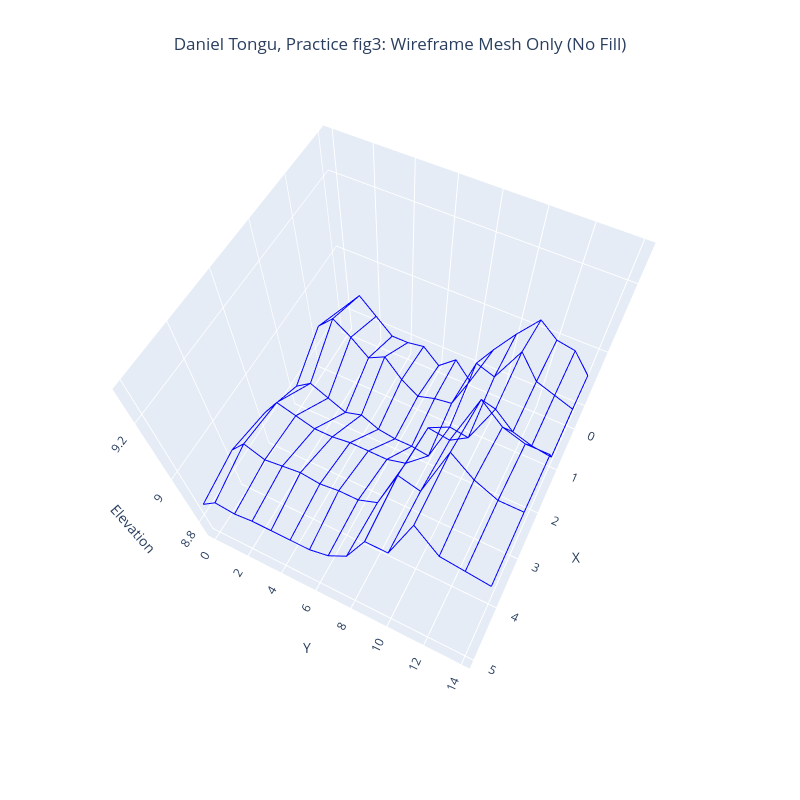

Write notebook code for a chart like this one.
### Code cell
# Create a 3D surface plot using Plotly
fig3 = go.Figure()

# Horizontal (rows)
for i in range(rows):
    fig3.add_trace(go.Scatter3d(
        x=X[i], 
        y=Y[i], 
        z=z1[i],
        mode='lines',
        line=dict(color='blue'),
        showlegend=False
    ))

# Vertical (columns)
for j in range(cols):
    fig3.add_trace(go.Scatter3d(
        x=X[:, j], 
        y=Y[:, j], 
        z=z1[:, j],
        mode='lines',
        line=dict(color='blue'),
        showlegend=False
    ))

    
apply_common_layout(fig3, "Daniel Tongu, Practice fig3: Wireframe Mesh Only (No Fill)")

fig3.show()

### Figure 1 — Plotly figure (JSON) as saved in the notebook; plotly's stock layout.template omitted (floating-point values rounded to 4 significant figures)
{"data": [{"line": {"color": "blue"}, "mode": "lines", "showlegend": false, "type": "scatter3d", "x": [0, 1, 2, 3, 4, 5], "y": [0, 0, 0, 0, 0, 0], "z": [8.83, 8.89, 8.81, 8.87, 8.9, 8.87]}, {"line": {"color": "blue"}, "mode": "lines", "showlegend": false, "type": "scatter3d", "x": [0, 1, 2, 3, 4, 5], "y": [1, 1, 1, 1, 1, 1], "z": [8.89, 8.94, 8.85, 8.94, 8.96, 8.92]}, {"line": {"color": "blue"}, "mode": "lines", "showlegend": false, "type": "scatter3d", "x": [0, 1, 2, 3, 4, 5], "y": [2, 2, 2, 2, 2, 2], "z": [8.84, 8.9, 8.82, 8.92, 8.93, 8.91]}, {"line": {"color": "blue"}, "mode": "lines", "showlegend": false, "type": "scatter3d", "x": [0, 1, 2, 3, 4, 5], "y": [3, 3, 3, 3, 3, 3], "z": [8.79, 8.85, 8.79, 8.9, 8.94, 8.92]}, {"line": {"color": "blue"}, "mode": "lines", "showlegend": false, "type": "scatter3d", "x": [0, 1, 2, 3, 4, 5], "y": [4, 4, 4, 4, 4, 4], "z": [8.79, 8.88, 8.81, 8.9, 8.95, 8.92]}, {"line": {"color": "blue"}, "mode": "lines", "showlegend": false, "type": "scatter3d", "x": [0, 1, 2, 3, 4, 5], "y": [5, 5, 5, 5, 5, 5], "z": [8.8, 8.82, 8.78, 8.91, 8.94, 8.92]}, {"line": {"color": "blue"}, "mode": "lines", "showlegend": false, "type": "scatter3d", "x": [0, 1, 2, 3, 4, 5], "y": [6, 6, 6, 6, 6, 6], "z": [8.75, 8.78, 8.77, 8.91, 8.95, 8.92]}, {"line": {"color": "blue"}, "mode": "lines", "showlegend": false, "type": "scatter3d", "x": [0, 1, 2, 3, 4, 5], "y": [7, 7, 7, 7, 7, 7], "z": [8.8, 8.8, 8.77, 8.91, 8.95, 8.94]}, {"line": {"color": "blue"}, "mode": "lines", "showlegend": false, "type": "scatter3d", "x": [0, 1, 2, 3, 4, 5], "y": [8, 8, 8, 8, 8, 8], "z": [8.74, 8.81, 8.76, 8.93, 8.98, 8.99]}, {"line": {"color": "blue"}, "mode": "lines", "showlegend": false, "type": "scatter3d", "x": [0, 1, 2, 3, 4, 5], "y": [9, 9, 9, 9, 9, 9], "z": [8.89, 8.99, 8.92, 9.1, 9.13, 9.11]}, {"line": {"color": "blue"}, "mode": "lines", "showlegend": false, "type": "scatter3d", "x": [0, 1, 2, 3, 4, 5], "y": [10, 10, 10, 10, 10, 10], "z": [8.97, 8.97, 8.91, 9.09, 9.11, 9.11]}, {"line": {"color": "blue"}, "mode": "lines", "showlegend": false, "type": "scatter3d", "x": [0, 1, 2, 3, 4, 5], "y": [11, 11, 11, 11, 11, 11], "z": [9.04, 9.08, 9.05, 9.25, 9.28, 9.27]}, {"line": {"color": "blue"}, "mode": "lines", "showlegend": false, "type": "scatter3d", "x": [0, 1, 2, 3, 4, 5], "y": [12, 12, 12, 12, 12, 12], "z": [9, 9.01, 9, 9.2, 9.23, 9.2]}, {"line": {"color": "blue"}, "mode": "lines", "showlegend": false, "type": "scatter3d", "x": [0, 1, 2, 3, 4, 5], "y": [13, 13, 13, 13, 13, 13], "z": [8.99, 8.99, 8.98, 9.18, 9.2, 9.19]}, {"line": {"color": "blue"}, "mode": "lines", "showlegend": false, "type": "scatter3d", "x": [0, 1, 2, 3, 4, 5], "y": [14, 14, 14, 14, 14, 14], "z": [8.93, 8.97, 8.97, 9.18, 9.2, 9.18]}, {"line": {"color": "blue"}, "mode": "lines", "showlegend": false, "type": "scatter3d", "x": [0, 0, 0, 0, 0, 0, 0, 0, 0, 0, 0, 0, 0, 0, 0], "y": [0, 1, 2, 3, 4, 5, 6, 7, 8, 9, 10, 11, 12, 13, 14], "z": [8.83, 8.89, 8.84, 8.79, 8.79, 8.8, 8.75, 8.8, 8.74, 8.89, 8.97, 9.04, 9, 8.99, 8.93]}, {"line": {"color": "blue"}, "mode": "lines", "showlegend": false, "type": "scatter3d", "x": [1, 1, 1, 1, 1, 1, 1, 1, 1, 1, 1, 1, 1, 1, 1], "y": [0, 1, 2, 3, 4, 5, 6, 7, 8, 9, 10, 11, 12, 13, 14], "z": [8.89, 8.94, 8.9, 8.85, 8.88, 8.82, 8.78, 8.8, 8.81, 8.99, 8.97, 9.08, 9.01, 8.99, 8.97]}, {"line": {"color": "blue"}, "mode": "lines", "showlegend": false, "type": "scatter3d", "x": [2, 2, 2, 2, 2, 2, 2, 2, 2, 2, 2, 2, 2, 2, 2], "y": [0, 1, 2, 3, 4, 5, 6, 7, 8, 9, 10, 11, 12, 13, 14], "z": [8.81, 8.85, 8.82, 8.79, 8.81, 8.78, 8.77, 8.77, 8.76, 8.92, 8.91, 9.05, 9, 8.98, 8.97]}, {"line": {"color": "blue"}, "mode": "lines", "showlegend": false, "type": "scatter3d", "x": [3, 3, 3, 3, 3, 3, 3, 3, 3, 3, 3, 3, 3, 3, 3], "y": [0, 1, 2, 3, 4, 5, 6, 7, 8, 9, 10, 11, 12, 13, 14], "z": [8.87, 8.94, 8.92, 8.9, 8.9, 8.91, 8.91, 8.91, 8.93, 9.1, 9.09, 9.25, 9.2, 9.18, 9.18]}, {"line": {"color": "blue"}, "mode": "lines", "showlegend": false, "type": "scatter3d", "x": [4, 4, 4, 4, 4, 4, 4, 4, 4, 4, 4, 4, 4, 4, 4], "y": [0, 1, 2, 3, 4, 5, 6, 7, 8, 9, 10, 11, 12, 13, 14], "z": [8.9, 8.96, 8.93, 8.94, 8.95, 8.94, 8.95, 8.95, 8.98, 9.13, 9.11, 9.28, 9.23, 9.2, 9.2]}, {"line": {"color": "blue"}, "mode": "lines", "showlegend": false, "type": "scatter3d", "x": [5, 5, 5, 5, 5, 5, 5, 5, 5, 5, 5, 5, 5, 5, 5], "y": [0, 1, 2, 3, 4, 5, 6, 7, 8, 9, 10, 11, 12, 13, 14], "z": [8.87, 8.92, 8.91, 8.92, 8.92, 8.92, 8.92, 8.94, 8.99, 9.11, 9.11, 9.27, 9.2, 9.19, 9.18]}], "layout": {"height": 800, "scene": {"camera": {"eye": {"x": 1, "y": 0.5, "z": 2}}, "xaxis": {"title": {"text": "X"}}, "yaxis": {"title": {"text": "Y"}}, "zaxis": {"title": {"text": "Elevation"}}}, "title": {"text": "Daniel Tongu, Practice fig3: Wireframe Mesh Only (No Fill)", "x": 0.5}, "width": 800}}
